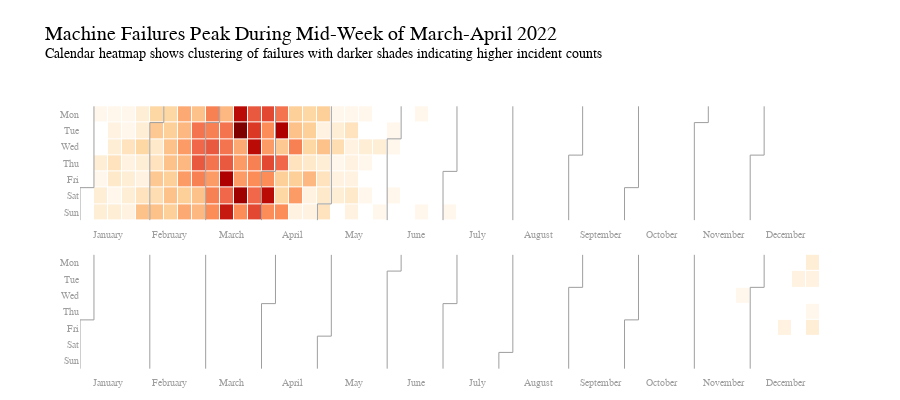

The code cell stored with this chart in its notebook:
### Code cell
calendar_data = data[data['Downtime']=='Machine_Failure'].groupby('Date', as_index=False)['Machine_ID'].count()
fig = calplot(
   calendar_data,
   x="Date",
   y="Machine_ID",
   gap=1,
   colorscale='OrRd',
    date_fmt='%d-%m-%Y',  # Ensure the date format is specified correctly
   name='Machine ID Count'   
)
fig.update_layout(
   title={
       'text': 'Machine Failures Peak During Mid-Week of March-April 2022<br>' +
               '<sup>Calendar heatmap shows clustering of failures with darker shades indicating higher incident counts</sup>',
       'y':0.90,
       'x':0.05,
       'xanchor': 'left',
       'yanchor': 'top',
       'font': {
           'size': 20,
           'color': 'black'  # Explicitly setting color to black
       }
   },
   height=400,
   margin=dict(t=100, b=20)
)
fig.show()

### Figure 1 — Plotly figure (JSON) as saved in the notebook; plotly's stock layout.template omitted (floating-point values rounded to 4 significant figures; data arrays with more than 128 entries replaced by an {"elided": "..."} marker saying what was removed)
{"data": [{"colorscale": [[0, "rgb(255,247,236)"], [0.125, "rgb(254,232,200)"], [0.25, "rgb(253,212,158)"], [0.375, "rgb(253,187,132)"], [0.5, "rgb(252,141,89)"], [0.625, "rgb(239,101,72)"], [0.75, "rgb(215,48,31)"], [0.875, "rgb(179,0,0)"], [1, "rgb(127,0,0)"]], "customdata": {"elided": "365x2 str values"}, "hovertemplate": "%{customdata[0]} <br>Week=%{x} <br>%{customdata[1]}=%{z}", "name": "2022", "showscale": false, "x": {"elided": "365 int values"}, "xgap": 1, "y": {"elided": "365 int values"}, "ygap": 1, "z": {"elided": "365 int values"}, "type": "heatmap", "xaxis": "x", "yaxis": "y", "zmax": 27, "zmin": 1}, {"hoverinfo": "skip", "line": {"color": "#9e9e9e", "width": 1}, "mode": "lines", "x": [-0.5, -0.5], "y": [4.5, 6.5], "type": "scatter", "xaxis": "x", "yaxis": "y"}, {"hoverinfo": "skip", "line": {"color": "#9e9e9e", "width": 1}, "mode": "lines", "x": [-0.5, 0.5], "y": [4.5, 4.5], "type": "scatter", "xaxis": "x", "yaxis": "y"}, {"hoverinfo": "skip", "line": {"color": "#9e9e9e", "width": 1}, "mode": "lines", "x": [0.5, 0.5], "y": [4.5, -0.5], "type": "scatter", "xaxis": "x", "yaxis": "y"}, {"hoverinfo": "skip", "line": {"color": "#9e9e9e", "width": 1}, "mode": "lines", "x": [4.5, 4.5], "y": [0.5, 6.5], "type": "scatter", "xaxis": "x", "yaxis": "y"}, {"hoverinfo": "skip", "line": {"color": "#9e9e9e", "width": 1}, "mode": "lines", "x": [4.5, 5.5], "y": [0.5, 0.5], "type": "scatter", "xaxis": "x", "yaxis": "y"}, {"hoverinfo": "skip", "line": {"color": "#9e9e9e", "width": 1}, "mode": "lines", "x": [5.5, 5.5], "y": [0.5, -0.5], "type": "scatter", "xaxis": "x", "yaxis": "y"}, {"hoverinfo": "skip", "line": {"color": "#9e9e9e", "width": 1}, "mode": "lines", "x": [8.5, 8.5], "y": [0.5, 6.5], "type": "scatter", "xaxis": "x", "yaxis": "y"}, {"hoverinfo": "skip", "line": {"color": "#9e9e9e", "width": 1}, "mode": "lines", "x": [8.5, 9.5], "y": [0.5, 0.5], "type": "scatter", "xaxis": "x", "yaxis": "y"}, {"hoverinfo": "skip", "line": {"color": "#9e9e9e", "width": 1}, "mode": "lines", "x": [9.5, 9.5], "y": [0.5, -0.5], "type": "scatter", "xaxis": "x", "yaxis": "y"}, {"hoverinfo": "skip", "line": {"color": "#9e9e9e", "width": 1}, "mode": "lines", "x": [12.5, 12.5], "y": [3.5, 6.5], "type": "scatter", "xaxis": "x", "yaxis": "y"}, {"hoverinfo": "skip", "line": {"color": "#9e9e9e", "width": 1}, "mode": "lines", "x": [12.5, 13.5], "y": [3.5, 3.5], "type": "scatter", "xaxis": "x", "yaxis": "y"}, {"hoverinfo": "skip", "line": {"color": "#9e9e9e", "width": 1}, "mode": "lines", "x": [13.5, 13.5], "y": [3.5, -0.5], "type": "scatter", "xaxis": "x", "yaxis": "y"}, {"hoverinfo": "skip", "line": {"color": "#9e9e9e", "width": 1}, "mode": "lines", "x": [16.5, 16.5], "y": [5.5, 6.5], "type": "scatter", "xaxis": "x", "yaxis": "y"}, {"hoverinfo": "skip", "line": {"color": "#9e9e9e", "width": 1}, "mode": "lines", "x": [16.5, 17.5], "y": [5.5, 5.5], "type": "scatter", "xaxis": "x", "yaxis": "y"}, {"hoverinfo": "skip", "line": {"color": "#9e9e9e", "width": 1}, "mode": "lines", "x": [17.5, 17.5], "y": [5.5, -0.5], "type": "scatter", "xaxis": "x", "yaxis": "y"}, {"hoverinfo": "skip", "line": {"color": "#9e9e9e", "width": 1}, "mode": "lines", "x": [21.5, 21.5], "y": [1.5, 6.5], "type": "scatter", "xaxis": "x", "yaxis": "y"}, {"hoverinfo": "skip", "line": {"color": "#9e9e9e", "width": 1}, "mode": "lines", "x": [21.5, 22.5], "y": [1.5, 1.5], "type": "scatter", "xaxis": "x", "yaxis": "y"}, {"hoverinfo": "skip", "line": {"color": "#9e9e9e", "width": 1}, "mode": "lines", "x": [22.5, 22.5], "y": [1.5, -0.5], "type": "scatter", "xaxis": "x", "yaxis": "y"}, {"hoverinfo": "skip", "line": {"color": "#9e9e9e", "width": 1}, "mode": "lines", "x": [25.5, 25.5], "y": [3.5, 6.5], "type": "scatter", "xaxis": "x", "yaxis": "y"}, {"hoverinfo": "skip", "line": {"color": "#9e9e9e", "width": 1}, "mode": "lines", "x": [25.5, 26.5], "y": [3.5, 3.5], "type": "scatter", "xaxis": "x", "yaxis": "y"}, {"hoverinfo": "skip", "line": {"color": "#9e9e9e", "width": 1}, "mode": "lines", "x": [26.5, 26.5], "y": [3.5, -0.5], "type": "scatter", "xaxis": "x", "yaxis": "y"}, {"hoverinfo": "skip", "line": {"color": "#9e9e9e", "width": 1}, "mode": "lines", "x": [30.5, 30.5], "y": [-0.5, 6.5], "type": "scatter", "xaxis": "x", "yaxis": "y"}, {"hoverinfo": "skip", "line": {"color": "#9e9e9e", "width": 1}, "mode": "lines", "x": [34.5, 34.5], "y": [2.5, 6.5], "type": "scatter", "xaxis": "x", "yaxis": "y"}, {"hoverinfo": "skip", "line": {"color": "#9e9e9e", "width": 1}, "mode": "lines", "x": [34.5, 35.5], "y": [2.5, 2.5], "type": "scatter", "xaxis": "x", "yaxis": "y"}, {"hoverinfo": "skip", "line": {"color": "#9e9e9e", "width": 1}, "mode": "lines", "x": [35.5, 35.5], "y": [2.5, -0.5], "type": "scatter", "xaxis": "x", "yaxis": "y"}, {"hoverinfo": "skip", "line": {"color": "#9e9e9e", "width": 1}, "mode": "lines", "x": [38.5, 38.5], "y": [4.5, 6.5], "type": "scatter", "xaxis": "x", "yaxis": "y"}, {"hoverinfo": "skip", "line": {"color": "#9e9e9e", "width": 1}, "mode": "lines", "x": [38.5, 39.5], "y": [4.5, 4.5], "type": "scatter", "xaxis": "x", "yaxis": "y"}, {"hoverinfo": "skip", "line": {"color": "#9e9e9e", "width": 1}, "mode": "lines", "x": [39.5, 39.5], "y": [4.5, -0.5], "type": "scatter", "xaxis": "x", "yaxis": "y"}, {"hoverinfo": "skip", "line": {"color": "#9e9e9e", "width": 1}, "mode": "lines", "x": [43.5, 43.5], "y": [0.5, 6.5], "type": "scatter", "xaxis": "x", "yaxis": "y"}, {"hoverinfo": "skip", "line": {"color": "#9e9e9e", "width": 1}, "mode": "lines", "x": [43.5, 44.5], "y": [0.5, 0.5], "type": "scatter", "xaxis": "x", "yaxis": "y"}, {"hoverinfo": "skip", "line": {"color": "#9e9e9e", "width": 1}, "mode": "lines", "x": [44.5, 44.5], "y": [0.5, -0.5], "type": "scatter", "xaxis": "x", "yaxis": "y"}, {"hoverinfo": "skip", "line": {"color": "#9e9e9e", "width": 1}, "mode": "lines", "x": [47.5, 47.5], "y": [2.5, 6.5], "type": "scatter", "xaxis": "x", "yaxis": "y"}, {"hoverinfo": "skip", "line": {"color": "#9e9e9e", "width": 1}, "mode": "lines", "x": [47.5, 48.5], "y": [2.5, 2.5], "type": "scatter", "xaxis": "x", "yaxis": "y"}, {"hoverinfo": "skip", "line": {"color": "#9e9e9e", "width": 1}, "mode": "lines", "x": [48.5, 48.5], "y": [2.5, -0.5], "type": "scatter", "xaxis": "x", "yaxis": "y"}, {"colorscale": [[0, "rgb(255,247,236)"], [0.125, "rgb(254,232,200)"], [0.25, "rgb(253,212,158)"], [0.375, "rgb(253,187,132)"], [0.5, "rgb(252,141,89)"], [0.625, "rgb(239,101,72)"], [0.75, "rgb(215,48,31)"], [0.875, "rgb(179,0,0)"], [1, "rgb(127,0,0)"]], "customdata": {"elided": "365x2 str values"}, "hovertemplate": "%{customdata[0]} <br>Week=%{x} <br>%{customdata[1]}=%{z}", "name": "2021", "showscale": false, "x": {"elided": "365 int values"}, "xgap": 1, "y": {"elided": "365 int values"}, "ygap": 1, "z": {"elided": "365 int values"}, "type": "heatmap", "xaxis": "x2", "yaxis": "y2", "zmax": 27, "zmin": 1}, {"hoverinfo": "skip", "line": {"color": "#9e9e9e", "width": 1}, "mode": "lines", "x": [-0.5, -0.5], "y": [3.5, 6.5], "type": "scatter", "xaxis": "x2", "yaxis": "y2"}, {"hoverinfo": "skip", "line": {"color": "#9e9e9e", "width": 1}, "mode": "lines", "x": [-0.5, 0.5], "y": [3.5, 3.5], "type": "scatter", "xaxis": "x2", "yaxis": "y2"}, {"hoverinfo": "skip", "line": {"color": "#9e9e9e", "width": 1}, "mode": "lines", "x": [0.5, 0.5], "y": [3.5, -0.5], "type": "scatter", "xaxis": "x2", "yaxis": "y2"}, {"hoverinfo": "skip", "line": {"color": "#9e9e9e", "width": 1}, "mode": "lines", "x": [4.5, 4.5], "y": [-0.5, 6.5], "type": "scatter", "xaxis": "x2", "yaxis": "y2"}, {"hoverinfo": "skip", "line": {"color": "#9e9e9e", "width": 1}, "mode": "lines", "x": [8.5, 8.5], "y": [-0.5, 6.5], "type": "scatter", "xaxis": "x2", "yaxis": "y2"}, {"hoverinfo": "skip", "line": {"color": "#9e9e9e", "width": 1}, "mode": "lines", "x": [12.5, 12.5], "y": [2.5, 6.5], "type": "scatter", "xaxis": "x2", "yaxis": "y2"}, {"hoverinfo": "skip", "line": {"color": "#9e9e9e", "width": 1}, "mode": "lines", "x": [12.5, 13.5], "y": [2.5, 2.5], "type": "scatter", "xaxis": "x2", "yaxis": "y2"}, {"hoverinfo": "skip", "line": {"color": "#9e9e9e", "width": 1}, "mode": "lines", "x": [13.5, 13.5], "y": [2.5, -0.5], "type": "scatter", "xaxis": "x2", "yaxis": "y2"}, {"hoverinfo": "skip", "line": {"color": "#9e9e9e", "width": 1}, "mode": "lines", "x": [16.5, 16.5], "y": [4.5, 6.5], "type": "scatter", "xaxis": "x2", "yaxis": "y2"}, {"hoverinfo": "skip", "line": {"color": "#9e9e9e", "width": 1}, "mode": "lines", "x": [16.5, 17.5], "y": [4.5, 4.5], "type": "scatter", "xaxis": "x2", "yaxis": "y2"}, {"hoverinfo": "skip", "line": {"color": "#9e9e9e", "width": 1}, "mode": "lines", "x": [17.5, 17.5], "y": [4.5, -0.5], "type": "scatter", "xaxis": "x2", "yaxis": "y2"}, {"hoverinfo": "skip", "line": {"color": "#9e9e9e", "width": 1}, "mode": "lines", "x": [21.5, 21.5], "y": [0.5, 6.5], "type": "scatter", "xaxis": "x2", "yaxis": "y2"}, {"hoverinfo": "skip", "line": {"color": "#9e9e9e", "width": 1}, "mode": "lines", "x": [21.5, 22.5], "y": [0.5, 0.5], "type": "scatter", "xaxis": "x2", "yaxis": "y2"}, {"hoverinfo": "skip", "line": {"color": "#9e9e9e", "width": 1}, "mode": "lines", "x": [22.5, 22.5], "y": [0.5, -0.5], "type": "scatter", "xaxis": "x2", "yaxis": "y2"}, {"hoverinfo": "skip", "line": {"color": "#9e9e9e", "width": 1}, "mode": "lines", "x": [25.5, 25.5], "y": [2.5, 6.5], "type": "scatter", "xaxis": "x2", "yaxis": "y2"}, {"hoverinfo": "skip", "line": {"color": "#9e9e9e", "width": 1}, "mode": "lines", "x": [25.5, 26.5], "y": [2.5, 2.5], "type": "scatter", "xaxis": "x2", "yaxis": "y2"}, {"hoverinfo": "skip", "line": {"color": "#9e9e9e", "width": 1}, "mode": "lines", "x": [26.5, 26.5], "y": [2.5, -0.5], "type": "scatter", "xaxis": "x2", "yaxis": "y2"}, {"hoverinfo": "skip", "line": {"color": "#9e9e9e", "width": 1}, "mode": "lines", "x": [29.5, 29.5], "y": [5.5, 6.5], "type": "scatter", "xaxis": "x2", "yaxis": "y2"}, {"hoverinfo": "skip", "line": {"color": "#9e9e9e", "width": 1}, "mode": "lines", "x": [29.5, 30.5], "y": [5.5, 5.5], "type": "scatter", "xaxis": "x2", "yaxis": "y2"}, {"hoverinfo": "skip", "line": {"color": "#9e9e9e", "width": 1}, "mode": "lines", "x": [30.5, 30.5], "y": [5.5, -0.5], "type": "scatter", "xaxis": "x2", "yaxis": "y2"}, {"hoverinfo": "skip", "line": {"color": "#9e9e9e", "width": 1}, "mode": "lines", "x": [34.5, 34.5], "y": [1.5, 6.5], "type": "scatter", "xaxis": "x2", "yaxis": "y2"}, {"hoverinfo": "skip", "line": {"color": "#9e9e9e", "width": 1}, "mode": "lines", "x": [34.5, 35.5], "y": [1.5, 1.5], "type": "scatter", "xaxis": "x2", "yaxis": "y2"}, {"hoverinfo": "skip", "line": {"color": "#9e9e9e", "width": 1}, "mode": "lines", "x": [35.5, 35.5], "y": [1.5, -0.5], "type": "scatter", "xaxis": "x2", "yaxis": "y2"}, {"hoverinfo": "skip", "line": {"color": "#9e9e9e", "width": 1}, "mode": "lines", "x": [38.5, 38.5], "y": [3.5, 6.5], "type": "scatter", "xaxis": "x2", "yaxis": "y2"}, {"hoverinfo": "skip", "line": {"color": "#9e9e9e", "width": 1}, "mode": "lines", "x": [38.5, 39.5], "y": [3.5, 3.5], "type": "scatter", "xaxis": "x2", "yaxis": "y2"}, {"hoverinfo": "skip", "line": {"color": "#9e9e9e", "width": 1}, "mode": "lines", "x": [39.5, 39.5], "y": [3.5, -0.5], "type": "scatter", "xaxis": "x2", "yaxis": "y2"}, {"hoverinfo": "skip", "line": {"color": "#9e9e9e", "width": 1}, "mode": "lines", "x": [43.5, 43.5], "y": [-0.5, 6.5], "type": "scatter", "xaxis": "x2", "yaxis": "y2"}, {"hoverinfo": "skip", "line": {"color": "#9e9e9e", "width": 1}, "mode": "lines", "x": [47.5, 47.5], "y": [1.5, 6.5], "type": "scatter", "xaxis": "x2", "yaxis": "y2"}, {"hoverinfo": "skip", "line": {"color": "#9e9e9e", "width": 1}, "mode": "lines", "x": [47.5, 48.5], "y": [1.5, 1.5], "type": "scatter", "xaxis": "x2", "yaxis": "y2"}, {"hoverinfo": "skip", "line": {"color": "#9e9e9e", "width": 1}, "mode": "lines", "x": [48.5, 48.5], "y": [1.5, -0.5], "type": "scatter", "xaxis": "x2", "yaxis": "y2"}], "layout": {"xaxis": {"anchor": "y", "domain": [0, 1], "showgrid": false, "showline": false, "tickmode": "array", "ticktext": ["January", "February", "March", "April", "May", "June", "July", "August", "September", "October", "November", "December"], "tickvals": [1.5, 5.909, 10.32, 14.73, 19.14, 23.55, 27.95, 32.36, 36.77, 41.18, 45.59, 50], "zeroline": false}, "yaxis": {"anchor": "x", "domain": [0.54, 1], "autorange": "reversed", "showgrid": false, "showline": false, "tickmode": "array", "ticktext": ["Mon", "Tue", "Wed", "Thu", "Fri", "Sat", "Sun"], "tickvals": [0, 1, 2, 3, 4, 5, 6], "zeroline": false}, "xaxis2": {"anchor": "y2", "domain": [0, 1], "showgrid": false, "showline": false, "tickmode": "array", "ticktext": ["January", "February", "March", "April", "May", "June", "July", "August", "September", "October", "November", "December"], "tickvals": [1.5, 5.909, 10.32, 14.73, 19.14, 23.55, 27.95, 32.36, 36.77, 41.18, 45.59, 50], "zeroline": false}, "yaxis2": {"anchor": "x2", "domain": [0, 0.46], "autorange": "reversed", "showgrid": false, "showline": false, "tickmode": "array", "ticktext": ["Mon", "Tue", "Wed", "Thu", "Fri", "Sat", "Sun"], "tickvals": [0, 1, 2, 3, 4, 5, 6], "zeroline": false}, "font": {"color": "#9e9e9e", "size": 10}, "margin": {"b": 20, "t": 100}, "title": {"text": "Machine Failures Peak During Mid-Week of March-April 2022<br><sup>Calendar heatmap shows clustering of failures with darker shades indicating higher incident counts</sup>", "font": {"size": 20, "color": "black"}, "y": 0.9, "x": 0.05, "xanchor": "left", "yanchor": "top"}, "plot_bgcolor": "#fff", "showlegend": false, "height": 400}}
